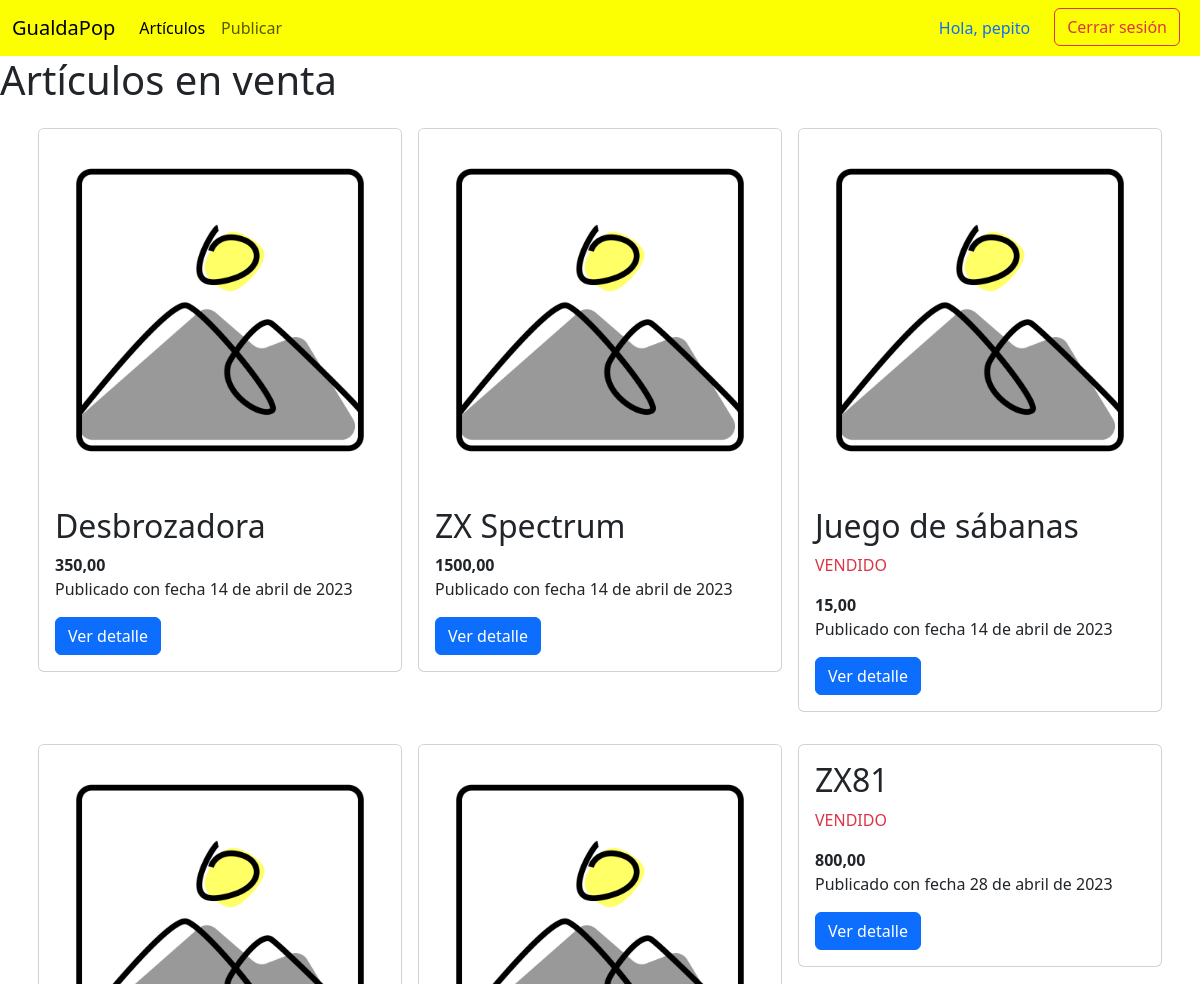
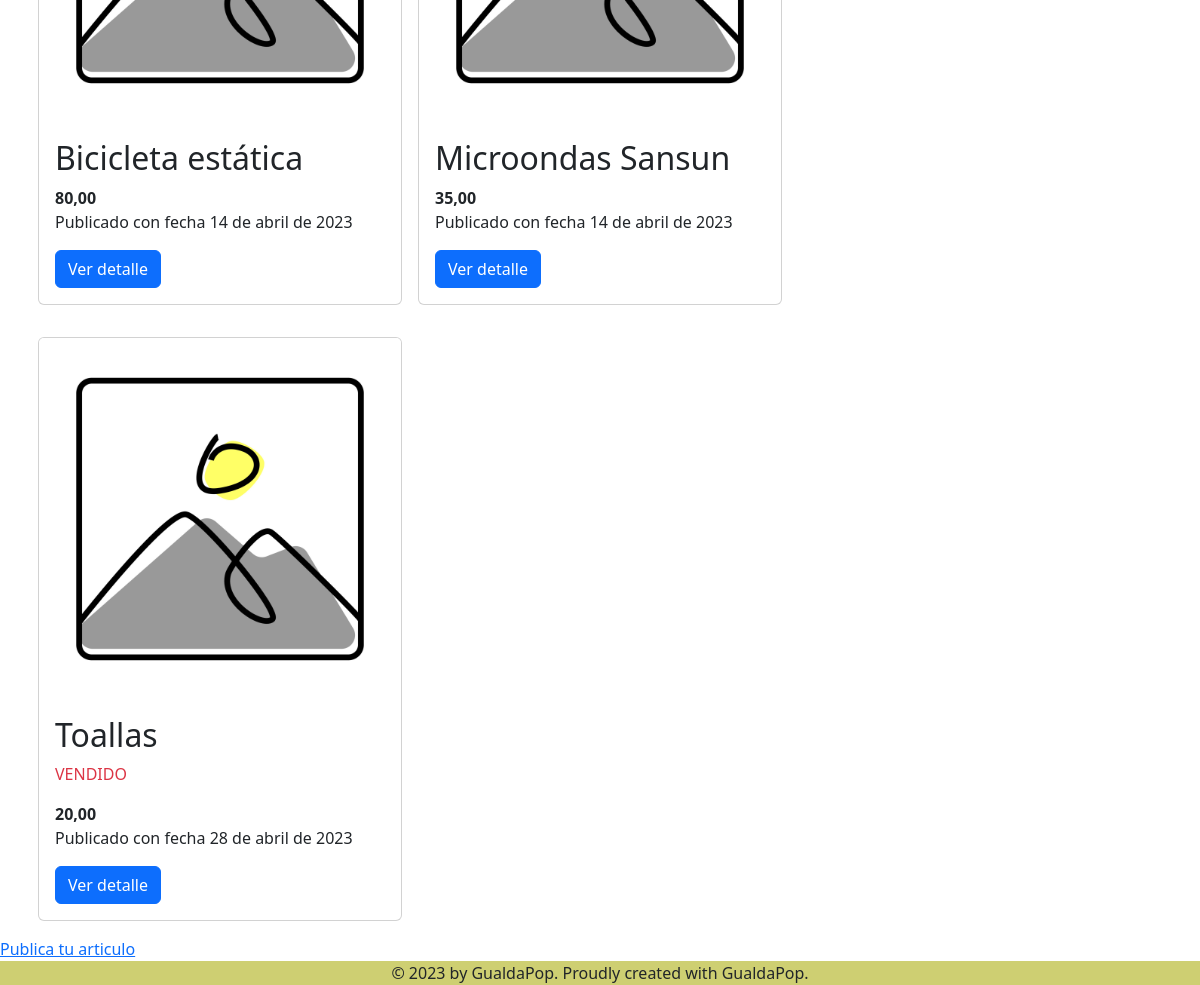
Screenshot of / (signed in) with the database file from the repository (2 pictures, top to bottom).
### compraventa/models.py (models this page shows, shortened)
class Articulo(models.Model):
    nombre = models.CharField(max_length=100, blank=False, null=False)
    descripcion = models.TextField(blank=False, null=False)
    precio = models.DecimalField(max_digits=10, decimal_places=2, blank=False, null=False)
    fecha_publicacion = models.DateField(auto_now_add=True)
    vendido = models.BooleanField(default=False)
    foto = models.ImageField(upload_to='fotos', blank=True, null=True)
    vendedor = models.ForeignKey(User, on_delete=models.CASCADE, blank=True, null=True, related_name='vendedor')
    comprador = models.ForeignKey(User, on_delete=models.CASCADE, blank=True, null=True, related_name='comprador')

### compraventa/views.py (the view)
# urls.py: path('', listado_articulos, name='listado_articulos'),  # Página principal
def listado_articulos(request):
    articulos = Articulo.objects.all()
    return render(request, 'compraventa/listado_articulos.html', {'articulos': articulos})

### compraventa/templates/compraventa/listado_articulos.html (shortened to what this page needs)
{% extends 'base.html' %}
{% load static %}
{% block contenido %}
<h1>Artículos en venta</h1>
<main class="container">
    <div class="row">
        {% for articulo in articulos %}
        <article class="col-4 px-2 my-3">
            <div class="card">
                {% if articulo.foto %}
                <img src="{{ articulo.foto.url }}" alt="" class="card-img-top">
                {% else %}
                <img src="{% static 'compraventa/no-foto.jpg' %}" alt="" class="card-img-top">
                {% endif %}
                <div class="card-body">
                    <h2>{{ articulo.nombre }}</h2>
                    {% if articulo.vendido %}
                    <p class="text-danger">VENDIDO</p>
                    {% endif %}
                    <strong>{{ articulo.precio }}</strong>
                    <p>Publicado con fecha {{ articulo.fecha_publicacion }}</p>
                    <a class="btn btn-primary" href="{% url 'detalle_articulo' articulo.id %}">Ver detalle</a>
                </div>
            </div>
        </article>
        {% endfor %}
    </div>
</main>
<a href="{% url 'publicar_oferta' %}">Publica tu articulo</a>
{% endblock %}

### compraventa/templates/base.html (shortened to what this page needs)
<!DOCTYPE html>
<html lang="en">
<head>
    <link href="https://cdn.jsdelivr.net/npm/bootstrap@5.3.0-alpha3/dist/css/bootstrap.min.css" rel="stylesheet">
</head>
<body>
    <nav class="navbar navbar-expand-lg">
        <div class="container-fluid">
          <a class="navbar-brand" href="#">GualdaPop</a>
          <div class="collapse navbar-collapse" id="navbarNav">
            <ul class="navbar-nav">
              <li class="nav-item">
                <a class="nav-link active" aria-current="page" href="{% url 'listado_articulos' %}">Artículos</a>
              </li>
              <li class="nav-item">
                <a class="nav-link" href="{% url 'publicar_oferta' %}">Publicar</a>
              </li>
            </ul>
          </div>
          <ul class="nav d-flex">
            {% if user.is_authenticated %}
            <li class="nav-item"><div class="nav-link">Hola, {{user}}</div></li>
            <li class="nav-item mx-2">
                <form class="form-inline" action="{% url 'admin:logout' %}?next=/" method="post">
                    <button type="submit" class="btn btn-outline-danger my-0 my-sm-0">Cerrar sesión</button>
                </form>
            </li>
            {% else %}
            <li class="nav-item">
                <a href="{% url 'login' %}?next={{request.path}}" class="btn btn-outline-success">Iniciar sesión</a>
            </li>
            {% endif %}
          </ul>
        </div>
      </nav>
    {% block contenido %}
    {% endblock %}
    <footer>
        &copy; 2023 by GualdaPop. Proudly created with GualdaPop.
    </footer>
</body>
</html>

### compraventa/templates/base.html (style rules this page uses)
.navbar { background-color: #fbff01; }
footer { background-color: #cecf72; text-align: center; }

### rows the page displays
Articulo: nombre "Desbrozadora", precio "350,00", fecha_publicacion "14 de abril de 2023"
Articulo: nombre "ZX Spectrum", precio "1500,00", fecha_publicacion "14 de abril de 2023"
Articulo: nombre "Juego de sábanas", vendido "VENDIDO", precio "15,00", fecha_publicacion "14 de abril de 2023"
Articulo: nombre "Bicicleta estática", precio "80,00", fecha_publicacion "14 de abril de 2023"
Articulo: nombre "Microondas Sansun", precio "35,00", fecha_publicacion "14 de abril de 2023"
Articulo: nombre "ZX81", vendido "VENDIDO", precio "800,00", fecha_publicacion "28 de abril de 2023"
Articulo: nombre "Toallas", vendido "VENDIDO", precio "20,00", fecha_publicacion "28 de abril de 2023"

### other values shown
{{ user }} "pepito"
